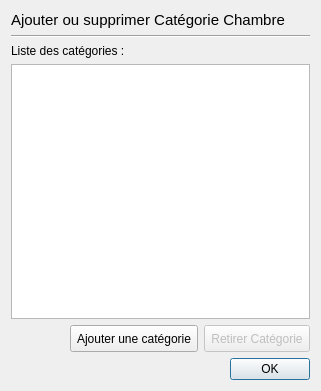
<?xml version="1.0" encoding="UTF-8"?>
<ui version="4.0">
 <class>editRoomCat</class>
 <widget class="QDialog" name="editRoomCat">
  <property name="geometry">
   <rect>
    <x>0</x>
    <y>0</y>
    <width>321</width>
    <height>391</height>
   </rect>
  </property>
  <property name="windowTitle">
   <string>Room Category Manager</string>
  </property>
  <layout class="QGridLayout" name="gridLayout">
   <item row="0" column="0">
    <widget class="QLabel" name="label">
     <property name="text">
      <string>&lt;!DOCTYPE HTML PUBLIC &quot;-//W3C//DTD HTML 4.0//EN&quot; &quot;http://www.w3.org/TR/REC-html40/strict.dtd&quot;&gt;
&lt;html&gt;&lt;head&gt;&lt;meta name=&quot;qrichtext&quot; content=&quot;1&quot; /&gt;&lt;style type=&quot;text/css&quot;&gt;
p, li { white-space: pre-wrap; }
&lt;/style&gt;&lt;/head&gt;&lt;body style=&quot; font-family:'Lucida Grande'; font-size:13pt; font-weight:400; font-style:normal;&quot;&gt;
&lt;p style=&quot; margin-top:0px; margin-bottom:0px; margin-left:0px; margin-right:0px; -qt-block-indent:0; text-indent:0px;&quot;&gt;&lt;span style=&quot; font-family:'Ubuntu'; font-size:11pt;&quot;&gt;Ajouter ou supprimer Catégorie Chambre&lt;/span&gt;&lt;/p&gt;&lt;/body&gt;&lt;/html&gt;</string>
     </property>
    </widget>
   </item>
   <item row="1" column="0">
    <widget class="Line" name="line">
     <property name="orientation">
      <enum>Qt::Horizontal</enum>
     </property>
    </widget>
   </item>
   <item row="2" column="0">
    <widget class="QLabel" name="label_2">
     <property name="text">
      <string>Liste des catégories :</string>
     </property>
    </widget>
   </item>
   <item row="3" column="0">
    <widget class="QListWidget" name="catList">
     <property name="editTriggers">
      <set>QAbstractItemView::NoEditTriggers</set>
     </property>
    </widget>
   </item>
   <item row="4" column="0">
    <layout class="QHBoxLayout" name="horizontalLayout">
     <item>
      <spacer name="horizontalSpacer_2">
       <property name="orientation">
        <enum>Qt::Horizontal</enum>
       </property>
       <property name="sizeHint" stdset="0">
        <size>
         <width>40</width>
         <height>20</height>
        </size>
       </property>
      </spacer>
     </item>
     <item>
      <widget class="QToolButton" name="addCat">
       <property name="enabled">
        <bool>true</bool>
       </property>
       <property name="minimumSize">
        <size>
         <width>0</width>
         <height>27</height>
        </size>
       </property>
       <property name="text">
        <string>Ajouter une catégorie</string>
       </property>
      </widget>
     </item>
     <item>
      <widget class="QToolButton" name="rmCat">
       <property name="enabled">
        <bool>false</bool>
       </property>
       <property name="minimumSize">
        <size>
         <width>0</width>
         <height>27</height>
        </size>
       </property>
       <property name="text">
        <string>Retirer Catégorie</string>
       </property>
      </widget>
     </item>
    </layout>
   </item>
   <item row="5" column="0">
    <layout class="QHBoxLayout" name="horizontalLayout_2">
     <item>
      <spacer name="horizontalSpacer">
       <property name="orientation">
        <enum>Qt::Horizontal</enum>
       </property>
       <property name="sizeHint" stdset="0">
        <size>
         <width>40</width>
         <height>20</height>
        </size>
       </property>
      </spacer>
     </item>
     <item>
      <widget class="QPushButton" name="okButton">
       <property name="text">
        <string>OK</string>
       </property>
      </widget>
     </item>
    </layout>
   </item>
  </layout>
 </widget>
 <resources/>
 <connections/>
</ui>
